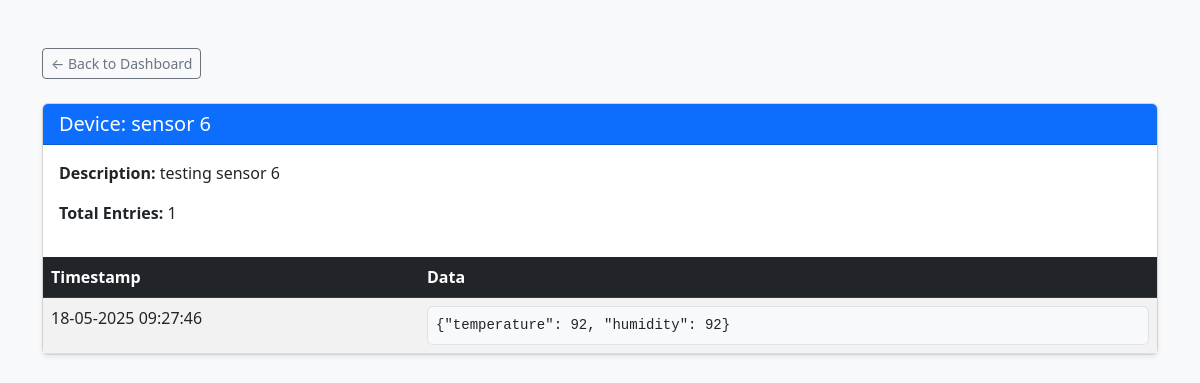
Screenshot of /device/sensor 6 with the database file from the repository.
### main.py (models this page shows)
class Device(db.Model):
    device_id = db.Column(db.String(50), unique=True, nullable=False, primary_key=True)
    description = db.Column(db.String(200), nullable=True)
    sensordatas = db.relationship('SensorData', back_populates="device")

class SensorData(db.Model):
    id = db.Column(db.Integer, primary_key=True)
    device_id = db.Column(db.ForeignKey('device.device_id'), nullable=False)
    data = db.Column(db.Text, nullable=False)
    timestamp = db.Column(db.DateTime, nullable=False, default=datetime.utcnow)
    device = db.relationship('Device', back_populates="sensordatas")

### main.py (the view)
@app.route('/device/<device_id>')
def device(device_id):
    device = Device.query.filter_by(device_id=device_id).join(SensorData).order_by(SensorData.timestamp).first()
    print(device)
    return render_template('device.html', device=device, parse_time=parse_time)

### main.py (called while the page is built)
def parse_time(time):
    return time.strftime('%d-%m-%Y %H:%M:%S')

### templates/device.html (shortened to what this page needs)
<!DOCTYPE html>
<html lang="en">
<head>
    <link href="https://cdn.jsdelivr.net/npm/bootstrap@5.3.0/dist/css/bootstrap.min.css" rel="stylesheet">
</head>
<body class="bg-light">
    <div class="container py-5">
        <a href="{{ url_for('test') }}" class="btn btn-sm btn-outline-secondary mb-4">← Back to Dashboard</a>
        <div class="card shadow-sm">
            <div class="card-header bg-primary text-white">
                <h5 class="mb-0">Device: {{ device.device_id }}</h5>
            </div>
            <div class="card-body">
                <p><strong>Description:</strong> {{ device.description or 'No description provided' }}</p>
                <p><strong>Total Entries:</strong> {{ device.sensordatas | length }}</p>
            </div>
            <div class="table-responsive">
                <table class="table table-striped table-hover mb-0">
                    <thead class="table-dark">
                        <tr>
                            <th scope="col">Timestamp</th>
                            <th scope="col">Data</th>
                        </tr>
                    </thead>
                    <tbody>
                    {% for sensordata in device.sensordatas %}
                        <tr>
                            <td>{{ parse_time(sensordata.timestamp) }}</td>
                            <td>
                                <pre class="m-0 bg-light border rounded p-2">{{ sensordata.data }}</pre>
                            </td>
                        </tr>
                    {% endfor %}
                    </tbody>
                </table>
            </div>
        </div>
    </div>
</body>
</html>

### rows the page displays
Device: device_id "sensor 6", description "testing sensor 6"
SensorData: timestamp "18-05-2025 09:27:46", data "{\"temperature\": 92, \"humidity\": 92}"

### other values shown
{{ device.sensordatas | length }} "1"
